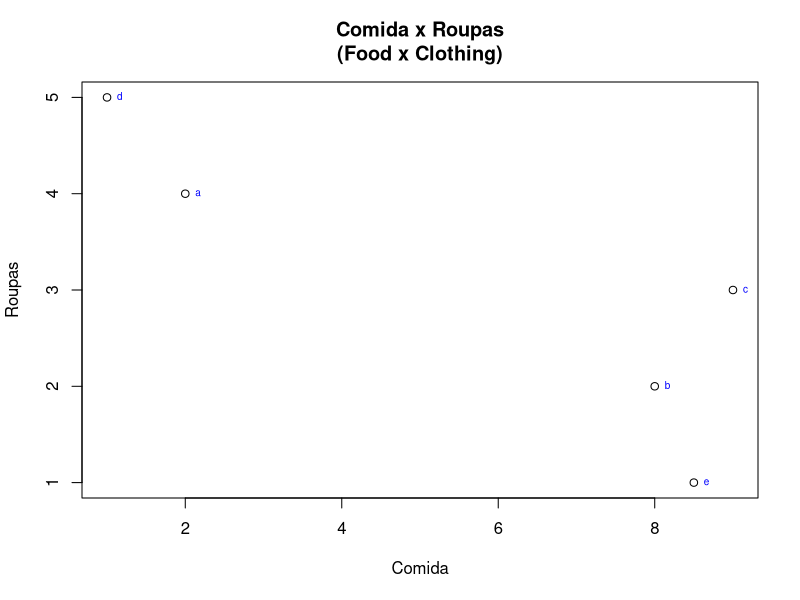
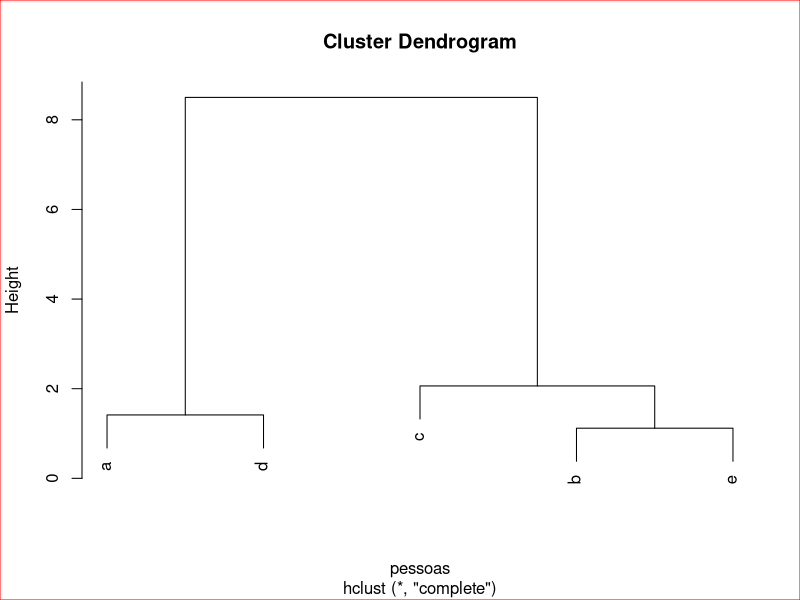
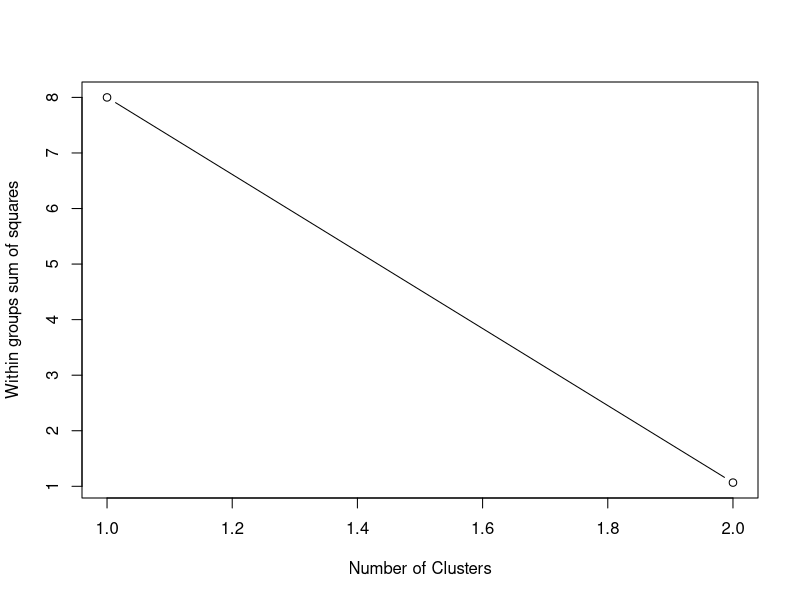
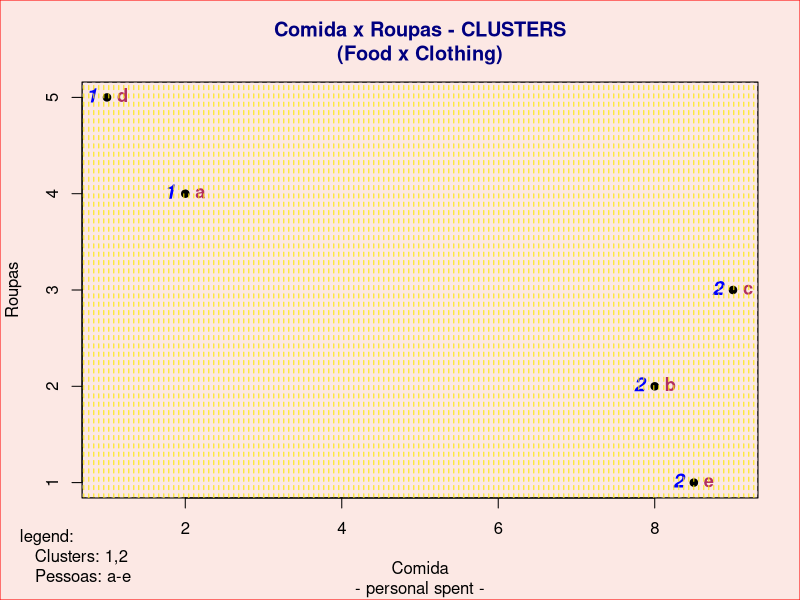

Write R code to recreate these figures, in order.
## ---- chunk 1
dt <- read.table("Gastos_Diarios.csv", sep=',', header=TRUE, row.names=1)
names(dt) <- c("comida","roupas")
print(head(dt))
## ---- chunk 2
# http://www.statmethods.net/graphs/scatterplot.html
plot(dt$comida, dt$roupas, main="Comida x Roupas\n(Food x Clothing)", xlab="Comida", ylab="Roupas")
# http://www.statmethods.net/advgraphs/axes.html
text(dt$comida, dt$roupas, row.names(dt), cex=0.6, pos=4, col="blue") 
# print("Graphic XY (comida vs. roupas) is plotted.")
## ---- chunk 3
dts <- na.omit(dt) # listwise deletion of missing
dts <- scale(dts)  # standardize variables 
print(dts)
## ---- chunk 4
# https://rpubs.com/gaston/dendrograms
hc = hclust(dist(dt))   		# prepare hierarchical cluster
plot(hc, xlab="pessoas")		# very simple dendrogram
box(which="figure",lty="solid",col="red",bg="yellow")
## ---- chunk 5
# http://www.statmethods.net/advstats/cluster.html
wss <- (nrow(dts)-1)*sum(apply(dts,2,var))
# nCenters <- nrow(dts)-1   # (maximum allowed)
nCenters <- 2  			# (chosen visually, observing dendrogram image)	
## ---- chunk 6
for (i in 2:nCenters) 
  wss[i] <- sum(kmeans(dts, centers=i)$withinss)
plot(1:nCenters, wss, type="b", xlab="Number of Clusters", ylab="Within groups sum of squares") 
## ---- chunk 7
fit <- kmeans(dts, nCenters) 
# get cluster means
aggregate(dts,by=list(fit$cluster),FUN=mean)
# append cluster assignment
dt.cluster <- data.frame(dts, fit$cluster) 
## ---- chunk 8
print(head(dt.cluster))
## ---- chunk 9
# Set up the plot region:
par(bg="#fce8e4")
plot(dt$comida, dt$roupas, main="Comida x Roupas - CLUSTERS\n(Food x Clothing)", sub="- personal spent -", xlab="Comida", ylab="Roupas", col.main="navy", pch=19)
text(dt$comida, dt$roupas, dt.cluster$fit.cluster, cex=1.2, pos=2, col="blue", font=4) 
text(dt$comida, dt$roupas, row.names(dt), cex=1.1, pos=4, col="maroon", font=2) 

# http://stackoverflow.com/questions/22463710/filled-rectangle-in-r
u <- par("usr")
rect(u[1], u[3], u[2], u[4], col = "#fce802", border = "black", density=20, lty=2, angle=90) 
box(which="figure",lty="solid",col="red",bg="yellow")
mtext( "legend:\n  Clusters: 1,2\n  Pessoas: a-e", cex=1, side=1, adj=-0.1, line=3.4 )

# print("XY cluster analysis (comida vs. roupas) is plotted.")
